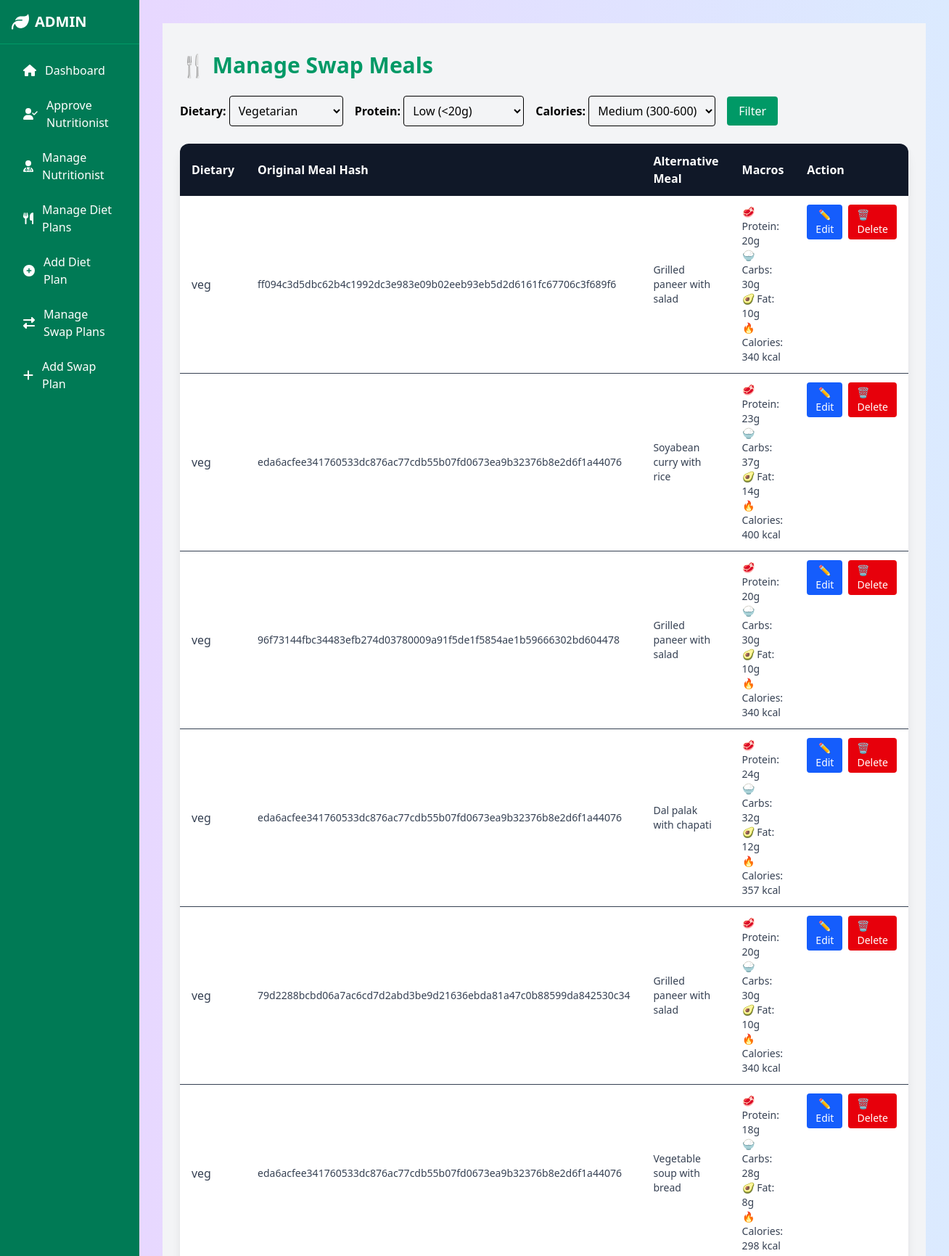
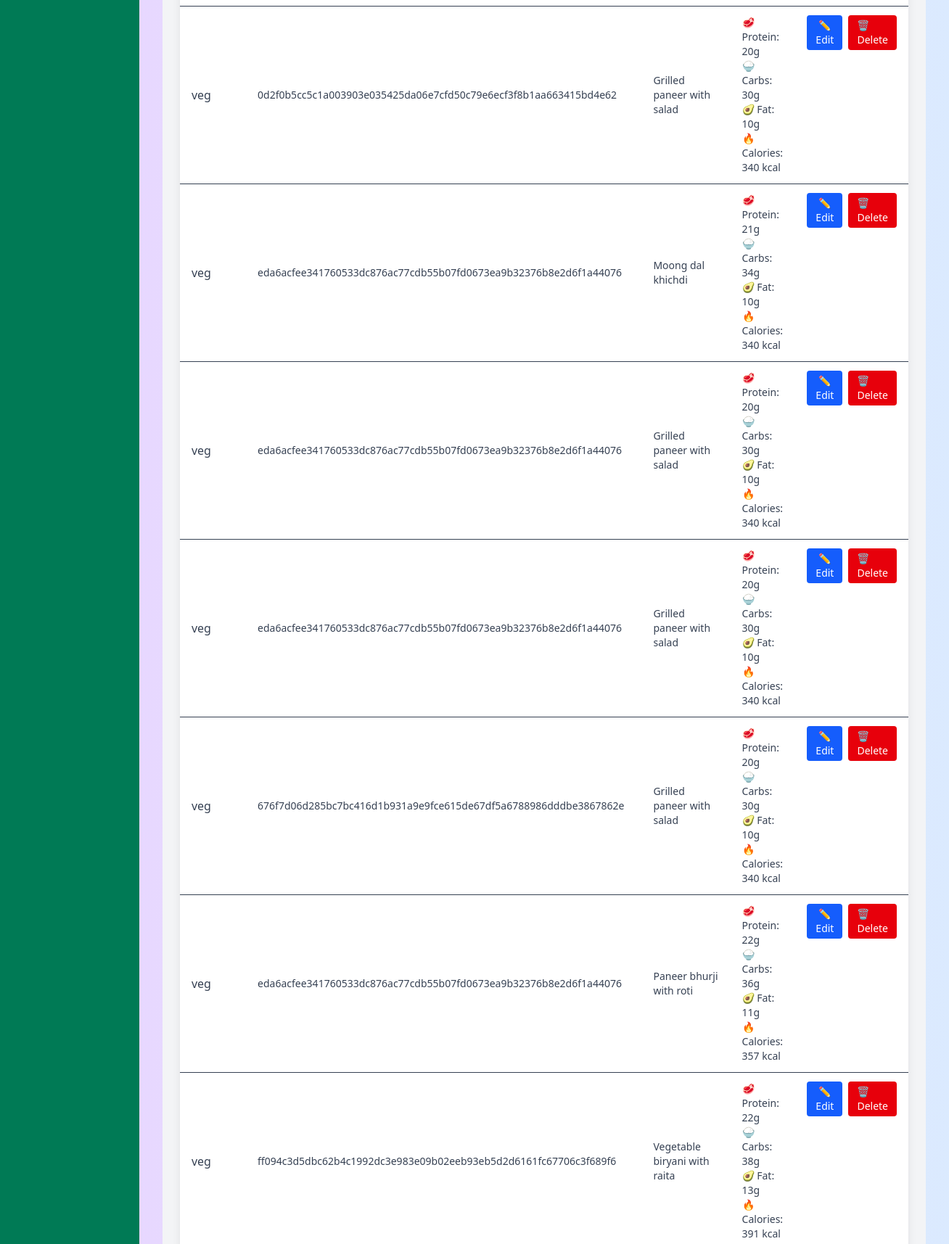
Page /admin/swapplans.php?dietary=veg (signed in, upper part) on the committed database (2 pictures, top to bottom).
### tables this page shows
CREATE TABLE `meal_swaps` (
  `id` int NOT NULL,
  `meal_hash` varchar(64) NOT NULL,
  `alternative_text` text NOT NULL,
  `protein` int DEFAULT '0',
  `carbs` int DEFAULT '0',
  `fat` int DEFAULT '0',
  `calories` int DEFAULT '0',
  `alt_hash` varchar(64) GENERATED ALWAYS AS (sha2(`alternative_text`,256)) STORED,
  `dietary` varchar(20) NOT NULL DEFAULT 'veg'
);

### admin/swapplans.php (the view, shortened to what this page needs)
<?php
include(__DIR__ . '/../config/db_conn.php');
$selectedDietary = $_GET['dietary'] ?? '';
$selectedProtein = $_GET['protein'] ?? '';
$selectedCalories = $_GET['calories'] ?? '';
$where = [];
$params = [];
$types = '';
if($selectedDietary) {
    $where[] = "dietary = ?";
    $params[] = $selectedDietary;
    $types .= 's';
}
$sql = "SELECT * FROM meal_swaps";
if($where) {
    $sql .= " WHERE " . implode(" AND ", $where);
}
$sql .= " ORDER BY id DESC";
$stmt = $connection->prepare($sql);
if($params) $stmt->bind_param($types, ...$params);
$stmt->execute();
$result = $stmt->get_result();
?>
<?php include 'components/head.php'; ?>
<?php include 'components/dashboard-nav.php'; ?>
<main class="bg-gray-100 w-full pt-10 px-6">
  <h2 class="text-3xl font-bold text-emerald-600 mb-6">🍴 Manage Swap Meals</h2>
<form method="GET" class="mb-6 flex flex-wrap gap-4 items-center">
    <div>
        <label class="font-semibold">Dietary:</label>
        <select name="dietary" class="border rounded p-2">
            <option value="veg" <?= $selectedDietary=='veg' ? 'selected' : '' ?>>Vegetarian</option>
        </select>
    </div>
    <div>
        <label class="font-semibold">Protein:</label>
        <select name="protein" class="border rounded p-2">
            <option value="low" <?= $selectedProtein=='low' || $selectedProtein=='' ? 'selected' : '' ?>>Low (&lt;20g)</option>
        </select>
    </div>
    <div>
        <label class="font-semibold">Calories:</label>
        <select name="calories" class="border rounded p-2">
            <option value="medium" <?= $selectedCalories=='medium' || $selectedCalories=='' ? 'selected' : '' ?>>Medium (300-600)</option>
        </select>
    </div>
    <button type="submit" class="px-4 py-2 bg-emerald-600 text-white rounded hover:bg-emerald-700">Filter</button>
</form>
  <?php if ($result->num_rows > 0): ?>
    <div class="overflow-x-auto bg-white rounded-xl shadow-lg">
      <table class="w-full table-auto border-collapse">
        <thead class="bg-gray-900 text-white">
          <tr>
            <th class="px-4 py-3 text-left">Dietary</th>
            <th class="px-4 py-3 text-left">Original Meal Hash</th>
            <th class="px-4 py-3 text-left">Alternative Meal</th>
            <th class="px-4 py-3 text-left">Macros</th>
            <th class="px-4 py-3 text-left">Action</th>
          </tr>
        </thead>
        <tbody class="text-gray-700">
          <?php while($row = $result->fetch_assoc()): ?>
            <tr class="border-b hover:bg-gray-50">
              <td class="px-4 py-3"><?= htmlspecialchars($row['dietary']); ?></td>
              <td class="px-4 py-3 text-sm"><?= nl2br(htmlspecialchars($row['meal_hash'])); ?></td>
              <td class="px-4 py-3 text-sm"><?= nl2br(htmlspecialchars($row['alternative_text'])); ?></td>
              <td class="px-4 py-3 text-sm">
                🥩 Protein: <?= $row['protein']; ?>g <br>
                🍚 Carbs: <?= $row['carbs']; ?>g <br>
                🥑 Fat: <?= $row['fat']; ?>g <br>
                🔥 Calories: <?= $row['calories']; ?> kcal
              </td>
              <td class="px-4 py-3 flex gap-2">
                <button
                  class="px-3 py-1 rounded bg-blue-600 text-white hover:bg-blue-700 text-sm"
                  onclick='openModal(<?= json_encode($row); ?>)'>
                  ✏ Edit
                </button>
                <a href="?delete_id=<?= $row['id']; ?>"
                   class="px-3 py-1 rounded bg-red-600 text-white hover:bg-red-700 text-sm"
                   onclick="return confirm('Are you sure you want to delete this swap meal?');">
                  🗑 Delete
                </a>
              </td>
            </tr>
          <?php endwhile; ?>
        </tbody>
      </table>
    </div>
  <?php else: ?>
    <p class="text-gray-500">No swap meals found.</p>
  <?php endif; ?>
</main>

### rows in the picture
meal_swaps: dietary "veg", meal_hash "ff094c3d5dbc62b4c1992dc3e983e09b02eeb93eb5d2d6161fc67706c3f689f6", alternative_text "Grilled paneer with salad", protein "20", carbs "30", fat "10", calories "340"
meal_swaps: dietary "veg", meal_hash "eda6acfee341760533dc876ac77cdb55b07fd0673ea9b32376b8e2d6f1a44076", alternative_text "Soyabean curry with rice", protein "23", carbs "37", fat "14", calories "400"
meal_swaps: dietary "veg", meal_hash "96f73144fbc34483efb274d03780009a91f5de1f5854ae1b59666302bd604478", alternative_text "Grilled paneer with salad", protein "20", carbs "30", fat "10", calories "340"
meal_swaps: dietary "veg", meal_hash "eda6acfee341760533dc876ac77cdb55b07fd0673ea9b32376b8e2d6f1a44076", alternative_text "Dal palak with chapati", protein "24", carbs "32", fat "12", calories "357"
meal_swaps: dietary "veg", meal_hash "79d2288bcbd06a7ac6cd7d2abd3be9d21636ebda81a47c0b88599da842530c34", alternative_text "Grilled paneer with salad", protein "20", carbs "30", fat "10", calories "340"
meal_swaps: dietary "veg", meal_hash "eda6acfee341760533dc876ac77cdb55b07fd0673ea9b32376b8e2d6f1a44076", alternative_text "Vegetable soup with bread", protein "18", carbs "28", fat "8", calories "298"
meal_swaps: dietary "veg", meal_hash "0d2f0b5cc5c1a003903e035425da06e7cfd50c79e6ecf3f8b1aa663415bd4e62", alternative_text "Grilled paneer with salad", protein "20", carbs "30", fat "10", calories "340"
meal_swaps: dietary "veg", meal_hash "eda6acfee341760533dc876ac77cdb55b07fd0673ea9b32376b8e2d6f1a44076", alternative_text "Moong dal khichdi", protein "21", carbs "34", fat "10", calories "340"
meal_swaps: dietary "veg", meal_hash "eda6acfee341760533dc876ac77cdb55b07fd0673ea9b32376b8e2d6f1a44076", alternative_text "Grilled paneer with salad", protein "20", carbs "30", fat "10", calories "340"
meal_swaps: dietary "veg", meal_hash "eda6acfee341760533dc876ac77cdb55b07fd0673ea9b32376b8e2d6f1a44076", alternative_text "Grilled paneer with salad", protein "20", carbs "30", fat "10", calories "340"
meal_swaps: dietary "veg", meal_hash "676f7d06d285bc7bc416d1b931a9e9fce615de67df5a6788986dddbe3867862e", alternative_text "Grilled paneer with salad", protein "20", carbs "30", fat "10", calories "340"
meal_swaps: dietary "veg", meal_hash "eda6acfee341760533dc876ac77cdb55b07fd0673ea9b32376b8e2d6f1a44076", alternative_text "Paneer bhurji with roti", protein "22", carbs "36", fat "11", calories "357"
meal_swaps: dietary "veg", meal_hash "ff094c3d5dbc62b4c1992dc3e983e09b02eeb93eb5d2d6161fc67706c3f689f6", alternative_text "Vegetable biryani with raita", protein "22", carbs "38", fat "13", calories "391"
